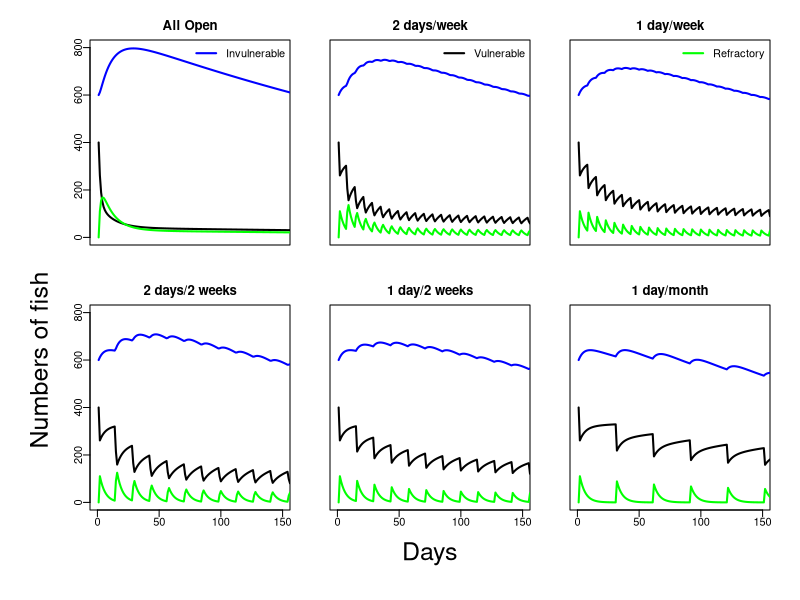
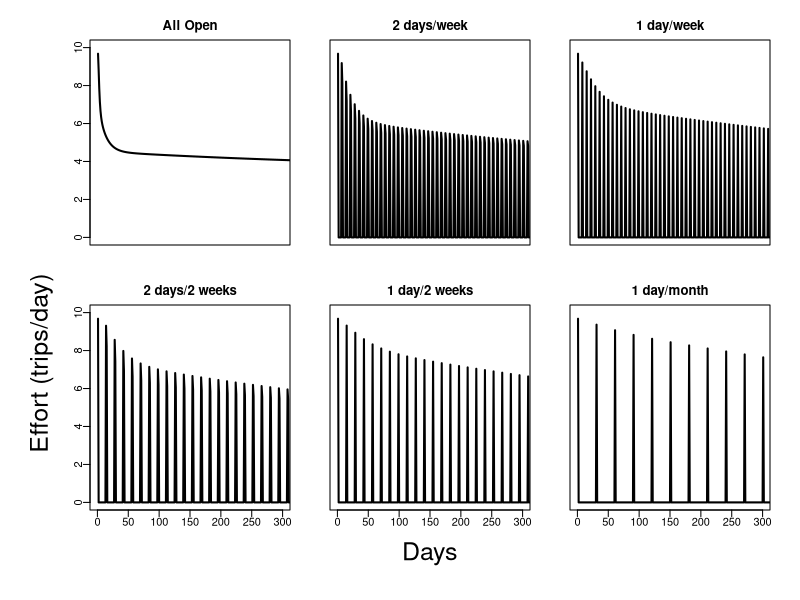
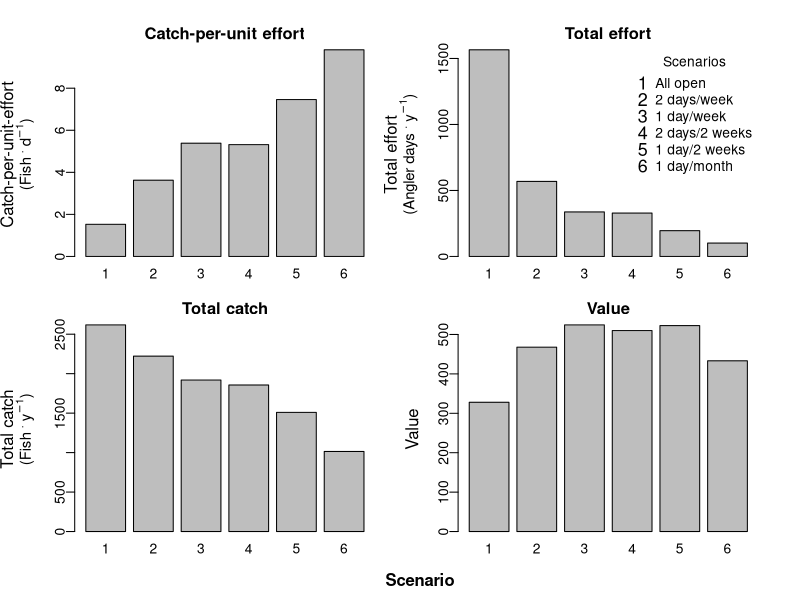

These charts were generated, in order, by the following R code:
### Simulation code to represent vulnerable pool dynamics from CR vul exchange for ed working spreadsheet
### Looks at a single lake for a year, assuming fixed biologial and fisheries parms, across different closure regimes

rm(list=ls())

### Parameter Section ###
unit_time <- 360        #days in a year
No <- 1000              #Initial abundance
M  <- 0.5/unit_time     #natural mortality
q  <- 0.05              #catchability
v1 <- 2/unit_time       #exchange rate to the vulnerable pool
v2 <- 3/unit_time       #exchange rate to the invulnerable pool
rel_prop <- 1           #proportion released
rel_surv <- 0.9         #release survival rate
recov <- 0.2            #rate of recovery from the refractory pool
pvul_recov <- 0.5       #Propotion of recovered fish that go to the vulnerable pool
sd_obs <- .2            #standard deviation of observation error of fishers, such that greater values lead to greater divergence from perfect knowledge

cpue_base <- 5          #catch rate required for a satisfaction or utility of 1
val_power <- 2          #power function of how satisaction increases with catch rate
#scrap code for picturing alternative value functions
#y=seq(0,10, length=100)
#sat=(y/cpue_base)^val_power
#plot(y,sat, type="l", xlab="cpue",ylab="sat")

max_eff_wknd <- 10      #max effort possible on a weekend
max_eff_wkdy <- 10      #max effort possible on a weekday

cpue_half <- 3                #inflection point for logistic effort
sdcpue <- 5                   #sigma of logistic effort

theta<-list()
theta$No <- No
theta$M <- M
theta$q <- q
theta$v1 <- v1
theta$v2 <- v2
theta$rel_surv <- rel_surv
theta$recov <- recov
theta$pvul_recov <- pvul_recov
theta$cpue_base <- cpue_base          #catch rate required for a satisfaction or utility of 1
theta$val_power <- val_power          #power function of how satisaction increases with catch rate
theta$max_eff_wknd <- max_eff_wknd      #max effort possible on a weekend
theta$max_eff_wkdy <- max_eff_wkdy      #max effort possible on a weekday
theta$cpue_half <- cpue_half                #inflection point for logistic effort
theta$sdcpue <- sdcpue                   #sigma of logistic effort

#effort sequences
all_open <- rep(1,unit_time)                              #open all the time
week_2 <- rep(c(1,rep(0,5),1),length.out=unit_time)       #open weekends or two days a week
week_1 <- rep(c(1,rep(0,6)),length.out=unit_time)         #Open one weekend day a week
twoweek_2 <- rep(c(1,rep(0,12),1),length.out=unit_time)   #Open two weekend days every two weeks
twoweek_1 <- rep(c(1,rep(0,13)),length.out=unit_time)     #open 1 weekend day every two weeks
month_1 <- rep(c(1,rep(0,29)),length.out=unit_time)       #open 1 weekend day a month



### Procedure Section ###
fun <- function(theta,open_seq){
  No <- theta$No
  M <- theta$M
  q <- theta$q
  v1 <- theta$v1
  v2 <- theta$v2
  rel_surv <- theta$rel_surv
  recov <- theta$recov
  pvul_recov <- theta$pvul_recov
  cpue_base <- theta$cpue_base
  val_power <- theta$val_power
  max_eff_wknd <- theta$max_eff_wknd
  max_eff_wkdy <- theta$max_eff_wkdy
  cpue_half <- theta$cpue_half
  sdcpue <- theta$sdcpue
  surv <- exp(-M)         #survival
    
  #vectors
  day <- seq(1,unit_time, by=1)
  vul=NULL; invul = NULL; refract = NULL; max_eff = NULL; pmax_eff = NULL;
  effort = NULL; catch = NULL; vul_surv = NULL; invul_surv = NULL; refract_surv = NULL;
  alive = NULL; eff_cum = NULL; cpue = NULL; value = NULL; obs_err =NULL;
#  open_seq=NULL;
  
  #independent vectors
#  open_seq = week_2;
  vul_init <- v1/(v1+v2)*No     #initial number of vulnerable fish
  max_cpue <- q*vul_init        #max cpue, don't think this is used

  max_eff = rep(c(max_eff_wknd, rep(max_eff_wkdy,5),max_eff_wknd),length.out=unit_time)   #gives the max effort for any given day, assuming potential difference between weekends and weekdays
  
  #initial values
  vul[1] = vul_init
  invul[1] = No-vul_init
  refract[1] = No-(vul[1]+invul[1])
  obs_err[1] =    1 #rnorm(1,1, sd_obs)     #set to 1 now, switch to rnorm for observation error and departure from perfect knowledge
  pmax_eff[1] = 1/(1+exp(-(q*(obs_err[1]*vul[1])-cpue_half)/sdcpue))
  effort[1] = max_eff[1]*pmax_eff[1]*open_seq[1]
  eff_cum[1] = effort[1]
  catch[1] = vul[1]*(1-exp(-q*effort[1]))
  vul_surv[1] = surv*(vul[1]-catch[1])
  invul_surv[1] = invul[1]*surv
  refract_surv[1] = (refract[1] + catch[1]*rel_prop*rel_surv)*surv
  alive = vul[1]+invul[1]+refract[1]
  cpue[1] = ifelse(effort[1]>0,catch[1]/effort[1],0)
  value[1] = effort[1]*(cpue[1]/cpue_base)^val_power
  
  #time dynamic values
  for(i in 2:length(day)){
      vul[i] = vul_surv[i-1] - v2*vul_surv[i-1] + v1*invul_surv[i-1] + recov*refract_surv[i-1]*pvul_recov
      invul[i] = invul_surv[i-1] - v1*invul_surv[i-1] + v2*vul_surv[i-1] + refract_surv[i-1]*recov*(1-pvul_recov)
      refract[i] = refract_surv[i-1]*(1-recov)
      obs_err[i] = 1  #rnorm(1,1,sd_obs)
      pmax_eff[i] = 1/(1+exp(-(q*(obs_err[i]*vul[i])-cpue_half)/sdcpue))
      effort[i] = max_eff[i]*pmax_eff[i]*open_seq[i]
      catch[i] = vul[i]*(1-exp(-q*effort[i]))
      vul_surv[i] = surv*(vul[i]-catch[i])
      invul_surv[i] = invul[i]*surv
      refract_surv[i] = (refract[i] + catch[i]*rel_prop*rel_surv)*surv
      alive[i] = vul[i]+invul[i]+refract[i]
      eff_cum[i] = eff_cum[i-1]+effort[i]                                       #modified from Carl's sheet, I think this makes more sense
      cpue[i] = ifelse(effort[i]>0,catch[i]/effort[i],0)
      value[i] = effort[i]*(cpue[i]/cpue_base)^val_power
  }
  avg_cpue <- mean(cpue[which(effort>0)])                                          #average cpue where effort>0,
  avg_cpue_x_100 <- (mean(cpue[which(effort>0)]))*100                              #*100 to make plotting easier
  tot_catch <- sum(catch);   tot_effort <- sum(effort);   tot_val <- sum(value);   #response metrics we might care about
  metrics <- as.matrix(data.frame(avg_cpue_x_100, tot_catch, tot_effort, tot_val)) #dumb wrappers to make barplots easy

  list(day=day, vul=vul, invul=invul, refract=refract, pmax_eff=pmax_eff, effort=effort, catch=catch,  
     vul_surv=vul_surv, invul_surv=invul_surv, refract_surv=refract_surv, alive=alive, eff_cum=eff_cum, cpue=cpue,
     value=value, avg_cpue_x_100=avg_cpue_x_100, tot_catch= tot_catch, tot_effort = tot_effort, tot_val=tot_val,
     avg_cpue=avg_cpue, metrics=metrics)
}


### Report Section ###
#outputs of different closure schedules
op1 = fun(theta, open_seq=all_open)
op2 = fun(theta, open_seq=week_2)
op3 = fun(theta, open_seq=week_1)
op4 = fun(theta, open_seq=twoweek_2)
op5 = fun(theta, open_seq=twoweek_1)
op6 = fun(theta, open_seq=month_1)


#Plots of numbers of fish in different pools over time
par(mfrow=c(2,3), mai=c(.3,.2,.3,.2), omi=c(.6,.7,.1,.1), mgp=c(1,.4,0))
#plot1, all days open to fishing
plot(op1$day, op1$vul, type="l", col="black", lwd=2, ylim=c(0,800), xlim=c(0,150), xlab="", ylab="", xaxt="n", main="All Open")
lines(op1$day, op1$invul, type="l", col="blue", lwd=2)
lines(op1$day, op1$refract, type="l", col="green", lwd=2)
legend('topright', legend='Invulnerable', col='blue', bty="n", lty=1, lwd=2)
#plot 2, Open 2 days a week
plot(op2$day, op2$vul, type="l", col="black", lwd=2, ylim=c(0,800), xlim=c(0,150), xlab="", ylab="", main="2 days/week", yaxt="n", xaxt="n")
lines(op2$day, op2$invul, type="l", col="blue", lwd=2)
lines(op2$day, op2$refract, type="l", col="green", lwd=2)
legend('topright', legend='Vulnerable', col='black', bty="n", lty=1, lwd=2)
#plot 3, open 1 day a week
plot(op3$day, op3$vul, type="l", col="black", lwd=2, ylim=c(0,800), xlim=c(0,150), xlab="", ylab="", main="1 day/week", yaxt="n", xaxt="n")
lines(op3$day, op3$invul, type="l", col="blue", lwd=2)
lines(op3$day, op3$refract, type="l", col="green", lwd=2)
legend('topright', legend='Refractory', col='green', bty="n", lty=1, lwd=2)
#plot 4, open 2 consecutive days every two weeks
plot(op4$day, op4$vul, type="l", col="black", lwd=2, ylim=c(0,800), xlim=c(0,150), xlab="", ylab="", main="2 days/2 weeks")
lines(op4$day, op4$invul, type="l", col="blue", lwd=2)
lines(op4$day, op4$refract, type="l", col="green", lwd=2)
mtext("Numbers of fish", side=2, line=3, adj=2.2, cex=1.5, outer=F)
#plot 5, open 1 day every two weeks
plot(op5$day, op5$vul, type="l", col="black", lwd=2, ylim=c(0,800), xlim=c(0,150), xlab="", ylab="", main="1 day/2 weeks", yaxt="n")
lines(op5$day, op5$invul, type="l", col="blue", lwd=2)
lines(op5$day, op5$refract, type="l", col="green", lwd=2)
mtext("Days", side=1, line=3, cex=1.5, outer=F)
#plot 6, open 1 day every two weeks
plot(op6$day, op6$vul, type="l", col="black", lwd=2, ylim=c(0,800), xlim=c(0,150), xlab="", ylab="", main="1 day/month", yaxt="n")
lines(op6$day, op6$invul, type="l", col="blue", lwd=2)
lines(op6$day, op6$refract, type="l", col="green", lwd=2)


#plots of effort over time
par(mfrow=c(2,3), mai=c(.3,.2,.3,.2), omi=c(.6,.7,.1,.1), mgp=c(1,.4,0))
plot(op1$day, op1$effort, type="l", col="black", lwd=2, ylim=c(0,10), xlim=c(0,300), xlab="", ylab="", xaxt="n", main="All Open")
plot(op2$day, op2$effort, type="l", col="black", lwd=2, ylim=c(0,10), xlim=c(0,300), xlab="", ylab="", xaxt="n", yaxt ="n", main="2 days/week")
plot(op3$day, op3$effort, type="l", col="black", lwd=2, ylim=c(0,10), xlim=c(0,300), xlab="", ylab="", xaxt="n", yaxt ="n", main="1 day/week")
plot(op4$day, op4$effort, type="l", col="black", lwd=2, ylim=c(0,10), xlim=c(0,300), xlab="", ylab="",  main="2 days/2 weeks")
mtext("Effort (trips/day)", side=2, line=3, adj=2.2, cex=1.5, outer=F)
plot(op5$day, op5$effort, type="l", col="black", lwd=2, ylim=c(0,10), xlim=c(0,300), xlab="", ylab="",  yaxt ="n", main="1 day/2 weeks")
mtext("Days", side=1, line=3, cex=1.5, outer=F)
plot(op6$day, op6$effort, type="l", col="black", lwd=2, ylim=c(0,10), xlim=c(0,300), xlab="", ylab="",  yaxt ="n", main="1 day/month")


#plots response metrics
par(mar=c(2,2.5,2,2.5),oma=c(2,2,1,0))
layout(matrix(c(1:4),2,2,byrow=F))
barplot(c(op1$avg_cpue,op2$avg_cpue,op3$avg_cpue,op4$avg_cpue,op5$avg_cpue,op6$avg_cpue),main="Catch-per-unit effort",names.arg=1:6)
mtext("Catch-per-unit-effort",2,line=3.5)
mtext(expression(paste("(Fish "^{.}," d"^{-1},")")),2,line=2.2,cex=0.9)
barplot(c(op1$tot_catch,op2$tot_catch,op3$tot_catch,op4$tot_catch,op5$tot_catch,op6$tot_catch),main="Total catch",names.arg=1:6)
mtext("Total catch",2,line=3.5)
mtext(expression(paste("(Fish "^{.}," y"^{-1},")")),2,line=2.2,cex=0.9)
barplot(c(op1$tot_effort,op2$tot_effort,op3$tot_effort,op4$tot_effort,op5$tot_effort,op6$tot_effort),main="Total effort",names.arg=1:6)
mtext("Total effort",2,line=3.5)
mtext(expression(paste("(Angler days "^{.}," y"^{-1},")")),2,line=2.2,cex=0.9)
legend("topright",legend=c("All open","2 days/week","1 day/week","2 days/2 weeks","1 day/2 weeks","1 day/month"),bty="n",lty=0,pch=49:54,pt.cex=1.3,title="Scenarios")
barplot(c(op1$tot_val,op2$tot_val,op3$tot_val,op4$tot_val,op5$tot_val,op6$tot_val),main="Value",names.arg=1:6)
mtext("Value",2,line=2.2)
par(mfcol=c(1,1))
mtext("Scenario",1,font=2,cex=1,line=2.5)
#par(mfrow=c(2,3), mai=c(.3,.2,.3,.2), omi=c(.6,.7,.1,.1), mgp=c(1,.4,0))
#barplot(op1$metrics, ylim=c(0,2300), main="All Open")
#barplot(op2$metrics, ylim=c(0,2300), main="2 days/week")
#barplot(op3$metrics, ylim=c(0,2300), main="1 day/week")
#barplot(op4$metrics, ylim=c(0,2300), main="2 days/2 weeks")
#barplot(op5$metrics, ylim=c(0,2300), main="1 day/2 weeks")
#barplot(op6$metrics, ylim=c(0,2300), main="1 day/month")

"Sens.Analysis" <- function()
{
  l<-length(theta)
  elast<-array(dim=c(6,l,2))
  for( i in 1:l)
  {
    op1 = fun(theta, open_seq=all_open)$tot_val
    op2 = fun(theta, open_seq=week_2)$tot_val
    op3 = fun(theta, open_seq=week_1)$tot_val
    op4 = fun(theta, open_seq=twoweek_2)$tot_val
    op5 = fun(theta, open_seq=twoweek_1)$tot_val
    op6 = fun(theta, open_seq=month_1)$tot_val
    theta2<-theta
    theta2[i]<-theta[[i]]*0.9
    elast[1,i,1] = (fun(theta2, open_seq=all_open)$tot_val-op1)/op1
    elast[2,i,1] = (fun(theta2, open_seq=week_2)$tot_val-op2)/op2
    elast[3,i,1] = (fun(theta2, open_seq=week_1)$tot_val-op3)/op3
    elast[4,i,1] = (fun(theta2, open_seq=twoweek_2)$tot_val-op4)/op4
    elast[5,i,1] = (fun(theta2, open_seq=twoweek_1)$tot_val-op5)/op5
    elast[6,i,1] = (fun(theta2, open_seq=month_1)$tot_val-op6)/op6
    theta2[i]<-theta[[i]]*1.1
    elast[1,i,2] = (fun(theta2, open_seq=all_open)$tot_val-op1)/op1
    elast[2,i,2] = (fun(theta2, open_seq=week_2)$tot_val-op2)/op2
    elast[3,i,2] = (fun(theta2, open_seq=week_1)$tot_val-op3)/op3
    elast[4,i,2] = (fun(theta2, open_seq=twoweek_2)$tot_val-op4)/op4
    elast[5,i,2] = (fun(theta2, open_seq=twoweek_1)$tot_val-op5)/op5
    elast[6,i,2] = (fun(theta2, open_seq=month_1)$tot_val-op6)/op6
  }
  plot(1:l,elast[5,,1],pch=6,ylab="",xlab="",xaxt="n",yaxt="n")
  points(1:l,elast[5,,2],pch=2)
  for(j in 1:l)
    lines(rep(j,2),elast[5,j,1:2],lty=3)
  axis(2,at=seq(-0.2,0.3,0.1),labels=T)
  abline(h=0,lty=2,lwd=2)
  xlabs<-c(expression(paste(italic("N"[0]))),
           expression(italic("M")),
           expression(italic("q")),
           expression(paste(italic("v"[1]))),
           expression(paste(italic("v"[2]))),
           expression(paste(italic("S"[r]))),
           expression(paste(italic("v"[r]))),
           expression(paste(italic("p"[v]))),
           expression(paste(italic(C[0]))),
           expression(italic(beta)),
           expression(paste(italic("E"["WE"]))),
           expression(paste(italic("E"["WD"]))),
           expression(paste(italic("C"[50]))),
           expression(paste(italic("C"[sigma]))))
  axis(1,at=1:14,labels=xlabs)
  mtext("Elasticity",2,line=2.5,cex=1.5)
  mtext("Parameter",1,line=2.5,cex=1.5)
}
